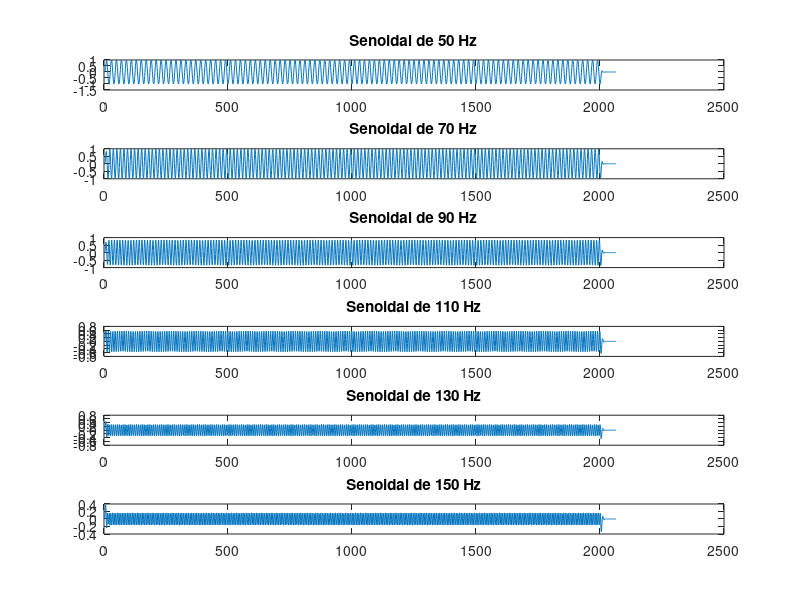

The MATLAB source for this figure:
% Trabajo Practico Nº 5
% Ejercicio 8

freq = 50:20:150;

t = 0:0.001:2;

Ss = sin( 2 * pi .* freq' .* t );

X = load( 'pb100.txt' );

% Parte 1
% Filtrar las frecuencias

figure(1);
for i=1:length(freq)
  subplot( length( freq ), 1, i );
  plot( conv( Ss(i,:), X ) );
  str = sprintf("Senoidal de %i Hz", freq(i) );
  title(str); 
end
  